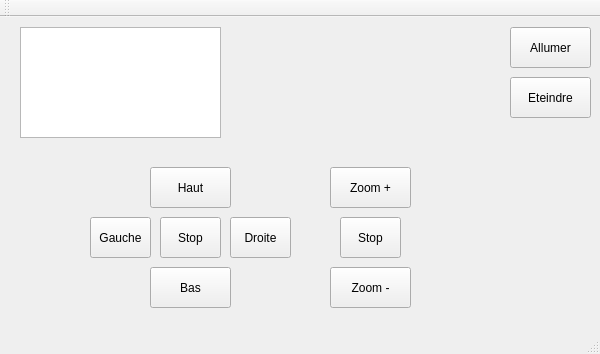
<?xml version="1.0" encoding="UTF-8"?>
<ui version="4.0">
 <class>TPCameraClass</class>
 <widget class="QMainWindow" name="TPCameraClass">
  <property name="geometry">
   <rect>
    <x>0</x>
    <y>0</y>
    <width>600</width>
    <height>354</height>
   </rect>
  </property>
  <property name="windowTitle">
   <string>TPCamera</string>
  </property>
  <widget class="QWidget" name="centralWidget">
   <widget class="QListWidget" name="log">
    <property name="geometry">
     <rect>
      <x>20</x>
      <y>10</y>
      <width>201</width>
      <height>111</height>
     </rect>
    </property>
   </widget>
   <widget class="QPushButton" name="bas">
    <property name="geometry">
     <rect>
      <x>150</x>
      <y>250</y>
      <width>81</width>
      <height>41</height>
     </rect>
    </property>
    <property name="text">
     <string>Bas</string>
    </property>
   </widget>
   <widget class="QPushButton" name="droite">
    <property name="geometry">
     <rect>
      <x>230</x>
      <y>200</y>
      <width>61</width>
      <height>41</height>
     </rect>
    </property>
    <property name="text">
     <string>Droite</string>
    </property>
   </widget>
   <widget class="QPushButton" name="gauche">
    <property name="geometry">
     <rect>
      <x>90</x>
      <y>200</y>
      <width>61</width>
      <height>41</height>
     </rect>
    </property>
    <property name="text">
     <string>Gauche</string>
    </property>
   </widget>
   <widget class="QPushButton" name="haut">
    <property name="geometry">
     <rect>
      <x>150</x>
      <y>150</y>
      <width>81</width>
      <height>41</height>
     </rect>
    </property>
    <property name="text">
     <string>Haut</string>
    </property>
   </widget>
   <widget class="QPushButton" name="stop">
    <property name="geometry">
     <rect>
      <x>160</x>
      <y>200</y>
      <width>61</width>
      <height>41</height>
     </rect>
    </property>
    <property name="text">
     <string>Stop</string>
    </property>
   </widget>
   <widget class="QPushButton" name="allumer">
    <property name="geometry">
     <rect>
      <x>510</x>
      <y>10</y>
      <width>81</width>
      <height>41</height>
     </rect>
    </property>
    <property name="text">
     <string>Allumer</string>
    </property>
   </widget>
   <widget class="QPushButton" name="eteindre">
    <property name="geometry">
     <rect>
      <x>510</x>
      <y>60</y>
      <width>81</width>
      <height>41</height>
     </rect>
    </property>
    <property name="text">
     <string>Eteindre</string>
    </property>
   </widget>
   <widget class="QPushButton" name="zoomMoins">
    <property name="geometry">
     <rect>
      <x>330</x>
      <y>250</y>
      <width>81</width>
      <height>41</height>
     </rect>
    </property>
    <property name="text">
     <string>Zoom -</string>
    </property>
   </widget>
   <widget class="QPushButton" name="zoomPlus">
    <property name="geometry">
     <rect>
      <x>330</x>
      <y>150</y>
      <width>81</width>
      <height>41</height>
     </rect>
    </property>
    <property name="text">
     <string>Zoom +</string>
    </property>
   </widget>
   <widget class="QPushButton" name="zoomStop">
    <property name="geometry">
     <rect>
      <x>340</x>
      <y>200</y>
      <width>61</width>
      <height>41</height>
     </rect>
    </property>
    <property name="text">
     <string>Stop</string>
    </property>
   </widget>
  </widget>
  <widget class="QMenuBar" name="menuBar">
   <property name="geometry">
    <rect>
     <x>0</x>
     <y>0</y>
     <width>600</width>
     <height>21</height>
    </rect>
   </property>
  </widget>
  <widget class="QToolBar" name="mainToolBar">
   <attribute name="toolBarArea">
    <enum>TopToolBarArea</enum>
   </attribute>
   <attribute name="toolBarBreak">
    <bool>false</bool>
   </attribute>
  </widget>
  <widget class="QStatusBar" name="statusBar"/>
 </widget>
 <layoutdefault spacing="6" margin="11"/>
 <resources>
  <include location="TPCamera.qrc"/>
 </resources>
 <connections>
  <connection>
   <sender>allumer</sender>
   <signal>clicked(bool)</signal>
   <receiver>TPCameraClass</receiver>
   <slot>buttonAllumer()</slot>
   <hints>
    <hint type="sourcelabel">
     <x>550</x>
     <y>63</y>
    </hint>
    <hint type="destinationlabel">
     <x>299</x>
     <y>176</y>
    </hint>
   </hints>
  </connection>
  <connection>
   <sender>eteindre</sender>
   <signal>clicked(bool)</signal>
   <receiver>TPCameraClass</receiver>
   <slot>buttonEteindre()</slot>
   <hints>
    <hint type="sourcelabel">
     <x>550</x>
     <y>113</y>
    </hint>
    <hint type="destinationlabel">
     <x>299</x>
     <y>176</y>
    </hint>
   </hints>
  </connection>
  <connection>
   <sender>droite</sender>
   <signal>clicked(bool)</signal>
   <receiver>TPCameraClass</receiver>
   <slot>buttonDroite()</slot>
   <hints>
    <hint type="sourcelabel">
     <x>190</x>
     <y>253</y>
    </hint>
    <hint type="destinationlabel">
     <x>299</x>
     <y>176</y>
    </hint>
   </hints>
  </connection>
  <connection>
   <sender>gauche</sender>
   <signal>clicked(bool)</signal>
   <receiver>TPCameraClass</receiver>
   <slot>buttonGauche()</slot>
   <hints>
    <hint type="sourcelabel">
     <x>50</x>
     <y>253</y>
    </hint>
    <hint type="destinationlabel">
     <x>299</x>
     <y>176</y>
    </hint>
   </hints>
  </connection>
  <connection>
   <sender>haut</sender>
   <signal>clicked(bool)</signal>
   <receiver>TPCameraClass</receiver>
   <slot>buttonHaut()</slot>
   <hints>
    <hint type="sourcelabel">
     <x>120</x>
     <y>203</y>
    </hint>
    <hint type="destinationlabel">
     <x>299</x>
     <y>176</y>
    </hint>
   </hints>
  </connection>
  <connection>
   <sender>bas</sender>
   <signal>clicked(bool)</signal>
   <receiver>TPCameraClass</receiver>
   <slot>buttonBas()</slot>
   <hints>
    <hint type="sourcelabel">
     <x>120</x>
     <y>303</y>
    </hint>
    <hint type="destinationlabel">
     <x>299</x>
     <y>176</y>
    </hint>
   </hints>
  </connection>
  <connection>
   <sender>zoomMoins</sender>
   <signal>clicked(bool)</signal>
   <receiver>TPCameraClass</receiver>
   <slot>buttonZoomMoins()</slot>
   <hints>
    <hint type="sourcelabel">
     <x>300</x>
     <y>303</y>
    </hint>
    <hint type="destinationlabel">
     <x>299</x>
     <y>176</y>
    </hint>
   </hints>
  </connection>
  <connection>
   <sender>zoomPlus</sender>
   <signal>clicked(bool)</signal>
   <receiver>TPCameraClass</receiver>
   <slot>buttonZoomPlus()</slot>
   <hints>
    <hint type="sourcelabel">
     <x>300</x>
     <y>203</y>
    </hint>
    <hint type="destinationlabel">
     <x>299</x>
     <y>176</y>
    </hint>
   </hints>
  </connection>
  <connection>
   <sender>zoomStop</sender>
   <signal>clicked(bool)</signal>
   <receiver>TPCameraClass</receiver>
   <slot>buttonZoomStop()</slot>
   <hints>
    <hint type="sourcelabel">
     <x>300</x>
     <y>253</y>
    </hint>
    <hint type="destinationlabel">
     <x>299</x>
     <y>176</y>
    </hint>
   </hints>
  </connection>
  <connection>
   <sender>stop</sender>
   <signal>clicked(bool)</signal>
   <receiver>TPCameraClass</receiver>
   <slot>buttonStop()</slot>
   <hints>
    <hint type="sourcelabel">
     <x>120</x>
     <y>253</y>
    </hint>
    <hint type="destinationlabel">
     <x>299</x>
     <y>176</y>
    </hint>
   </hints>
  </connection>
 </connections>
 <slots>
  <slot>buttonAllumer()</slot>
  <slot>buttonEteindre()</slot>
  <slot>buttonGauche()</slot>
  <slot>buttonDroite()</slot>
  <slot>buttonHaut()</slot>
  <slot>buttonBas()</slot>
  <slot>buttonZoomPlus()</slot>
  <slot>buttonZoomMoins()</slot>
  <slot>buttonZoomStop()</slot>
  <slot>buttonStop()</slot>
 </slots>
</ui>
